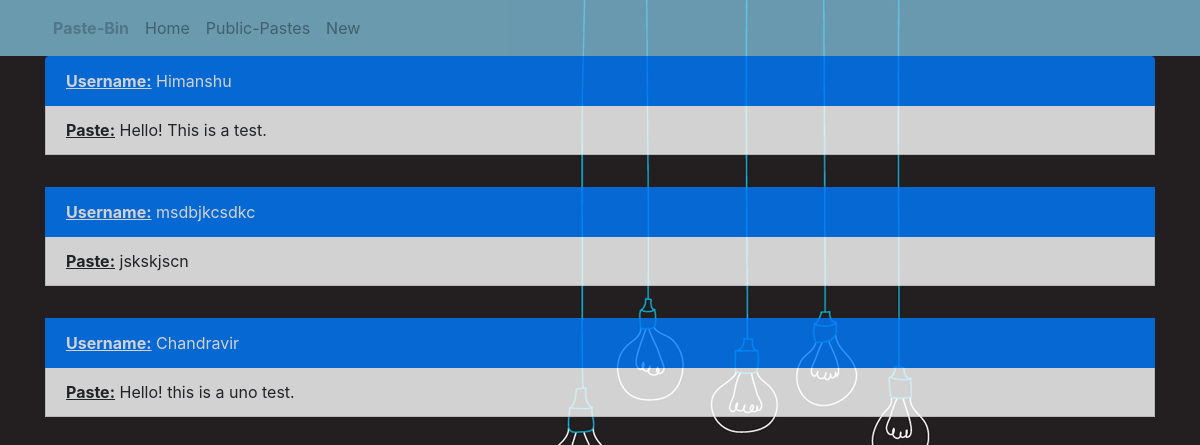
Page /paste/publicpastes on the earlier database version.
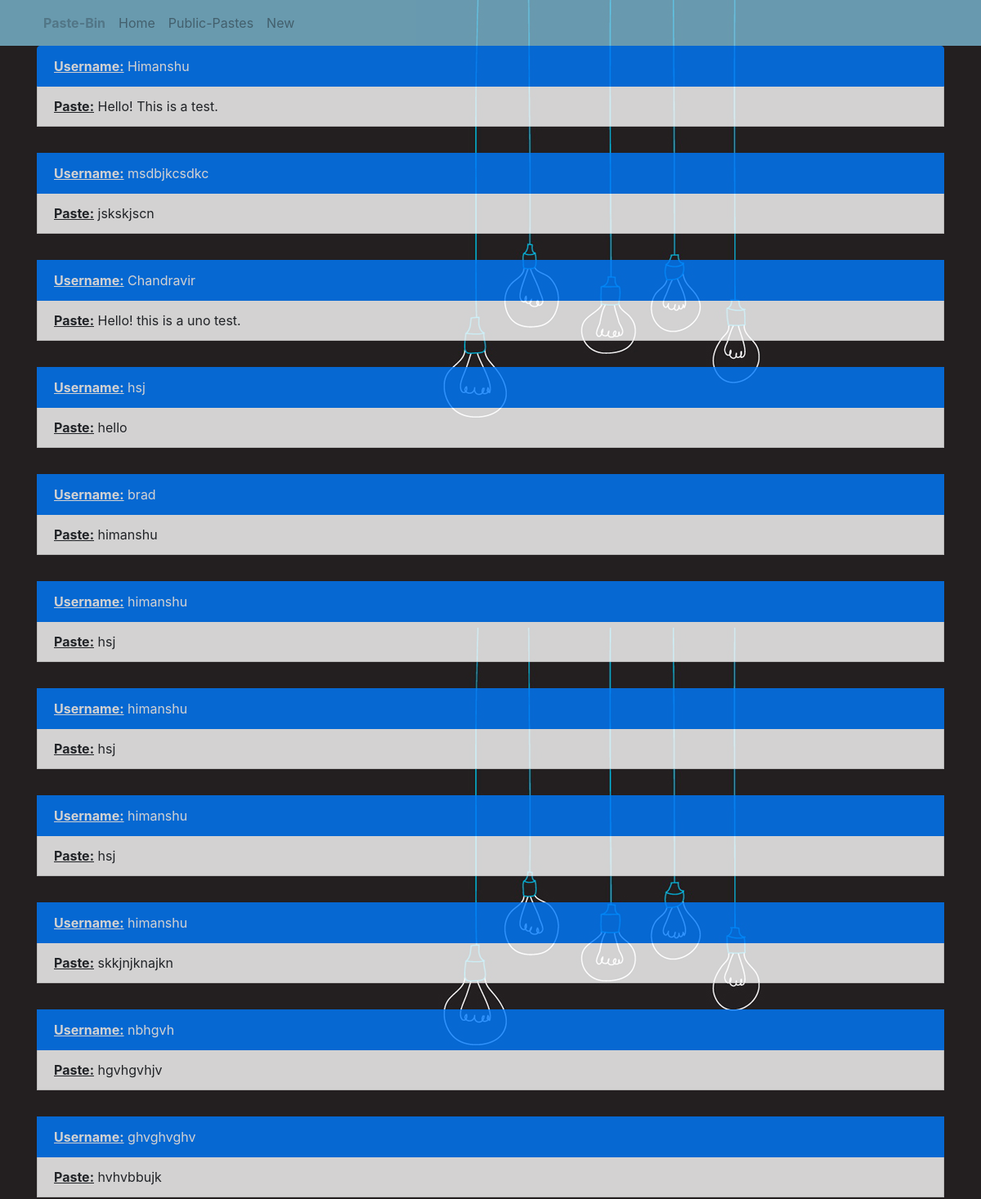
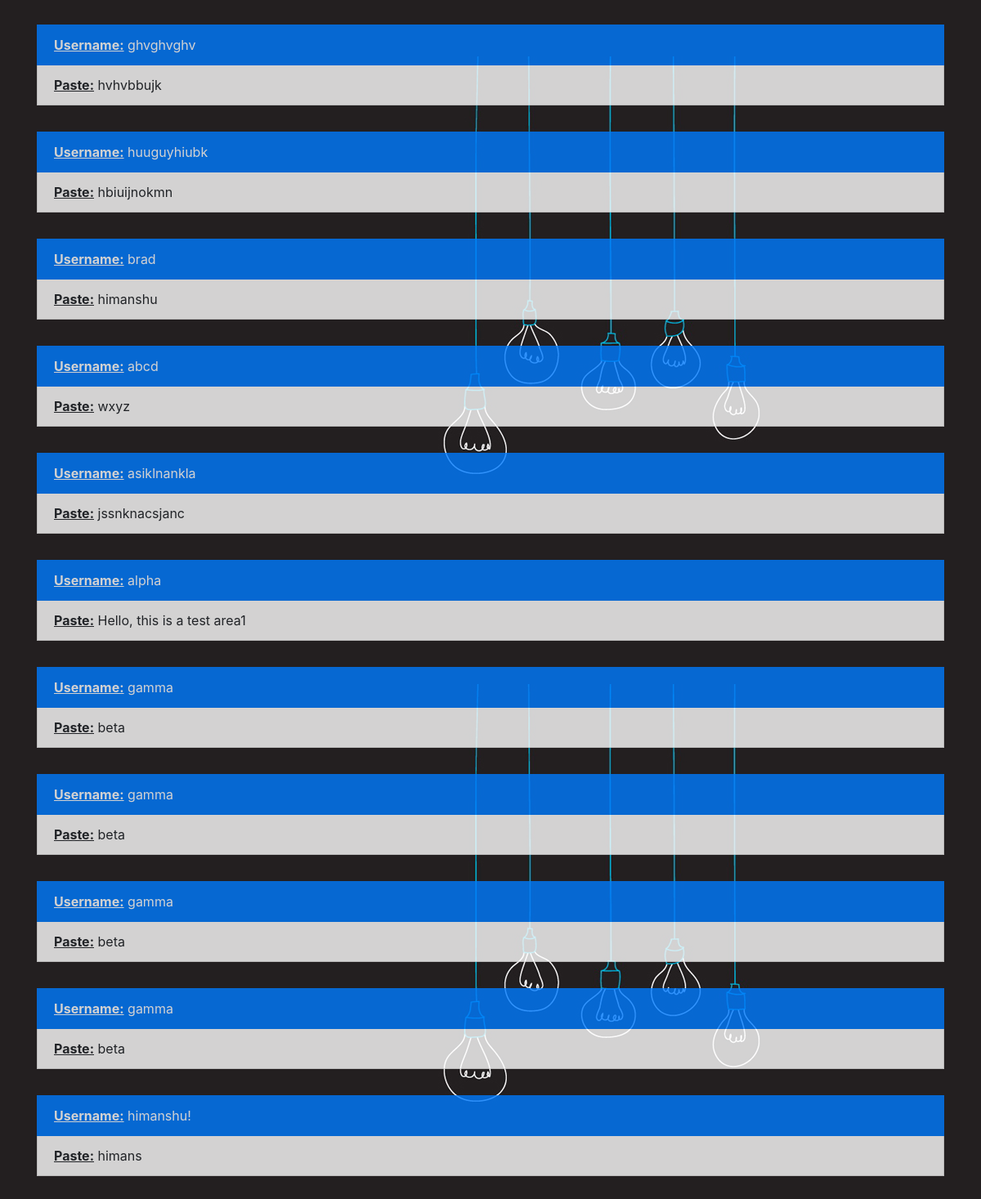
Same page on the later database version (2 pictures, top to bottom).
### paste/models.py (models this page shows)
class textpaste(models.Model):
    Username = models.CharField(max_length = 15)
    Text = models.CharField(max_length = 264)

### paste/views.py (the view)
# urls.py: path('publicpastes', views.public, name='datalist'),
def public(request):
    dict = {"input":textpaste.objects.all()}
    return render(request, "paste/publicpaste.html", context = dict)

### templates/paste/publicpaste.html (shortened to what this page needs)
{% extends "paste/base.html" %}
{% block body_block %}
        {% if input %}
        <ul class="list-group">
            {%for item in input %}
            <li class="list-group-item active"><b><u>Username:</u></b> {{ item.Username }}</li>
            <li class="list-group-item"><b><u>Paste:</u></b> {{ item.Text }}</li>
            {% endfor %}
        </ul>
        {% else %}
        <div class="alert alert-danger" role="alert">
            There is no pastes as of yet!
        </div>
        {% endif %}
{% endblock %}

### templates/paste/base.html (shortened to what this page needs)
<!DOCTYPE html>
{% load staticfiles %}
<html>
    <head>
    </head>
    <link rel="stylesheet" href="https://stackpath.bootstrapcdn.com/bootstrap/4.3.1/css/bootstrap.min.css">
    <body background="{% static 'images/1.jpg' %}">
        <nav class="navbar navbar-expand-lg navbar-light" style="background-color: 	#87ceeb">
            <div class="container">
            <ul class="navbar-nav mr-auto">
            <li class="nav-item"><a class="nav-link disabled" href="#"><b>Paste-Bin</b></a></li>
            <li class="nav-item"><a class="nav-link" href="/">Home</a></li>
            <li class="nav-item"><a class="nav-link" href="/paste/publicpastes">Public-Pastes</a></li>
            <li class="nav-item"><a class="nav-link" href="/paste/yourdata">New</a></li>
        </ul></div>
        </nav>
        <div class="container">
            {% block body_block %}
            {% endblock %}
        </div>
    </body>
</html>

### templates/paste/base.html (style rules this page uses)
.navbar { opacity: 0.7; filter: alpha(opacity=70) }

### templates/paste/publicpaste.html (style rules this page uses)
.container { opacity: 0.8; filter: alpha(opacity=80) }

Differences in the rows shown:
added textpaste: Username "hsj", Text "hello"
added textpaste: Username "brad", Text "himanshu"
added textpaste: Username "himanshu", Text "hsj"
added textpaste: Username "himanshu", Text "hsj"
added textpaste: Username "himanshu", Text "hsj"
added textpaste: Username "himanshu", Text "skkjnjknajkn"
added textpaste: Username "nbhgvh", Text "hgvhgvhjv"
added textpaste: Username "ghvghvghv", Text "hvhvbbujk"
added textpaste: Username "ghvghvghv", Text "hvhvbbujk"
added textpaste: Username "huuguyhiubk", Text "hbiuijnokmn"
added textpaste: Username "brad", Text "himanshu"
added textpaste: Username "abcd", Text "wxyz"
added textpaste: Username "asiklnankla", Text "jssnknacsjanc"
added textpaste: Username "alpha", Text "Hello, this is a test area1"
added textpaste: Username "gamma", Text "beta"
added textpaste: Username "gamma", Text "beta"
added textpaste: Username "gamma", Text "beta"
added textpaste: Username "gamma", Text "beta"
added textpaste: Username "himanshu!", Text "himans"
